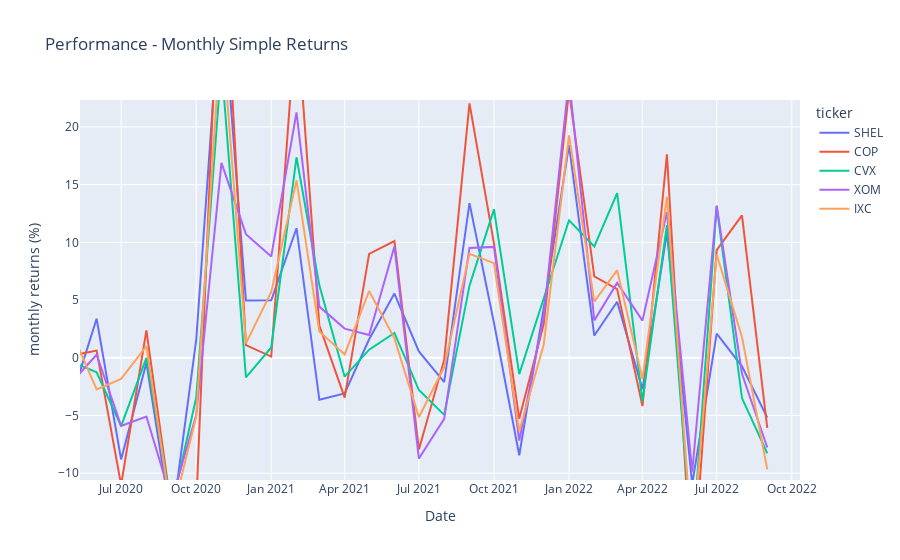

The notebook cell this image was saved under:
### Code cell
fig = px.line(df2, x='Date',
              y='monthly_return_pct', color='ticker',
              title='Performance - Monthly Simple Returns',
              labels={'monthly_return_pct':'monthly returns (%)'})
fig.show()
